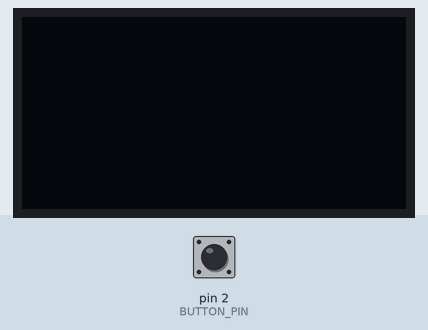
Recording of a sketch running on a simulated Arduino Uno, built with avr-gcc and run on an emulated ATmega328P. On the bench: 128×64 one-colour display. The test bench sets the inputs (shaded band); at power-on: pin 2 (BUTTON_PIN) HIGH.

Above: at 1.2 s.
1.3 s: pin 2 (BUTTON_PIN) pulled LOW for 0.15 s
At 1.49 s:
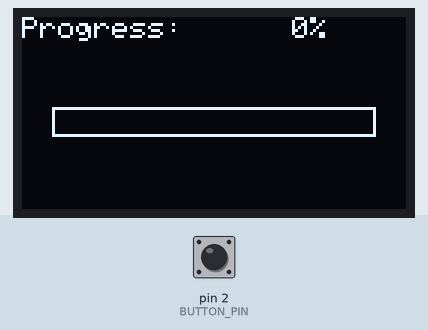
At 6.0 s:
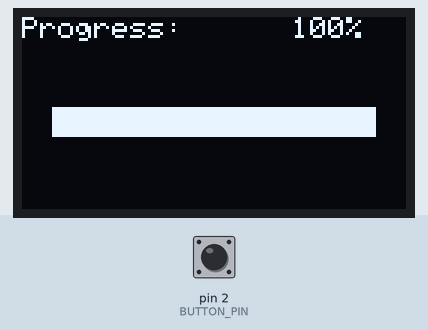
Timing chart, 0 to 7.5 s (numbered marks = the images above; inputs shaded):
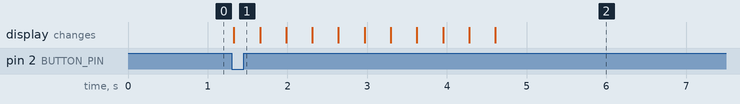

The sketch:

OLEDProgressBar.ino
```cpp
#include <Wire.h>              ///< Library for I2C communication.
#include <Adafruit_GFX.h>      ///< Graphics library for drawing functions.
#include <Adafruit_SSD1306.h>  ///< Library for controlling the SSD1306 OLED display.

/**
 * @def SCREEN_WIDTH
 * @brief Width of the OLED display in pixels.
 */
#define SCREEN_WIDTH 128

/**
 * @def SCREEN_HEIGHT
 * @brief Height of the OLED display in pixels.
 */
#define SCREEN_HEIGHT 64

/**
 * @def OLED_RESET
 * @brief Reset pin of the OLED display.
 *
 * A value of -1 means that no separate reset pin is used.
 */
#define OLED_RESET -1

/**
 * @brief Object for controlling the OLED display.
 *
 * The display is initialized with a resolution of 128 x 64 pixels
 * via the I2C interface.
 */
Adafruit_SSD1306 display(SCREEN_WIDTH, SCREEN_HEIGHT, &Wire, OLED_RESET);

/**
 * @def BUTTON_PIN
 * @brief Pin connected to the push button.
 *
 * The input uses the internal pull-up resistor.
 * Therefore, the input is HIGH in idle state and LOW when pressed.
 */
#define BUTTON_PIN 2

/**
 * @brief Initializes the button and OLED display.
 *
 * In this function, the button pin is configured as an input with
 * an internal pull-up resistor. Afterwards, the OLED display is
 * started, cleared, and prepared for text output.
 *
 * @return void
 */
void setup() {
  pinMode(BUTTON_PIN, INPUT_PULLUP);

  display.begin(SSD1306_SWITCHCAPVCC, 0x3C);
  display.clearDisplay();
  display.setTextSize(1);
  display.setTextColor(SSD1306_WHITE);
}

/**
 * @brief Main program loop.
 *
 * The function continuously checks whether the button is pressed.
 * If the button is pressed, a progress bar from 0% to 100%
 * is displayed on the OLED display in steps of 10%.
 *
 * @return void
 */
void loop() {

  /**
   * @brief Checks whether the button is pressed.
   *
   * Since the button uses INPUT_PULLUP, LOW means the button is pressed.
   */
  if (digitalRead(BUTTON_PIN) == LOW) {

    /**
     * @brief Loop for displaying the progress.
     *
     * The loop runs from 0 to 10. The current loop value is converted
     * into a percentage and displayed on the screen.
     */
    for (int i = 0; i <= 10; i++) {

      /**
       * @brief Current progress in percent.
       *
       * The value is calculated from the loop counter.
       */
      int percent = i * 10;

      display.clearDisplay();

      display.setCursor(0, 0);
      display.print("Progress:");

      display.setCursor(90, 0);
      display.print(percent);
      display.print("%");

      /**
       * @brief Draws the frame of the progress bar.
       *
       * Position: x = 10, y = 30.
       * Size: width = 108 pixels, height = 10 pixels.
       */
      display.drawRect(10, 30, 108, 10, SSD1306_WHITE);

      /**
       * @brief Calculates the current width of the filled bar.
       *
       * The width is calculated proportionally to the progress.
       */
      int barWidth = (108 * percent) / 100;

      /**
       * @brief Draws the filled part of the progress bar.
       */
      display.fillRect(10, 30, barWidth, 10, SSD1306_WHITE);

      /**
       * @brief Updates the OLED display.
       */
      display.display();

      delay(300);
    }

    delay(1000);
  }
}
```

Measured:
- after the input at 1.3 s, the display: changes at once (image 1)
